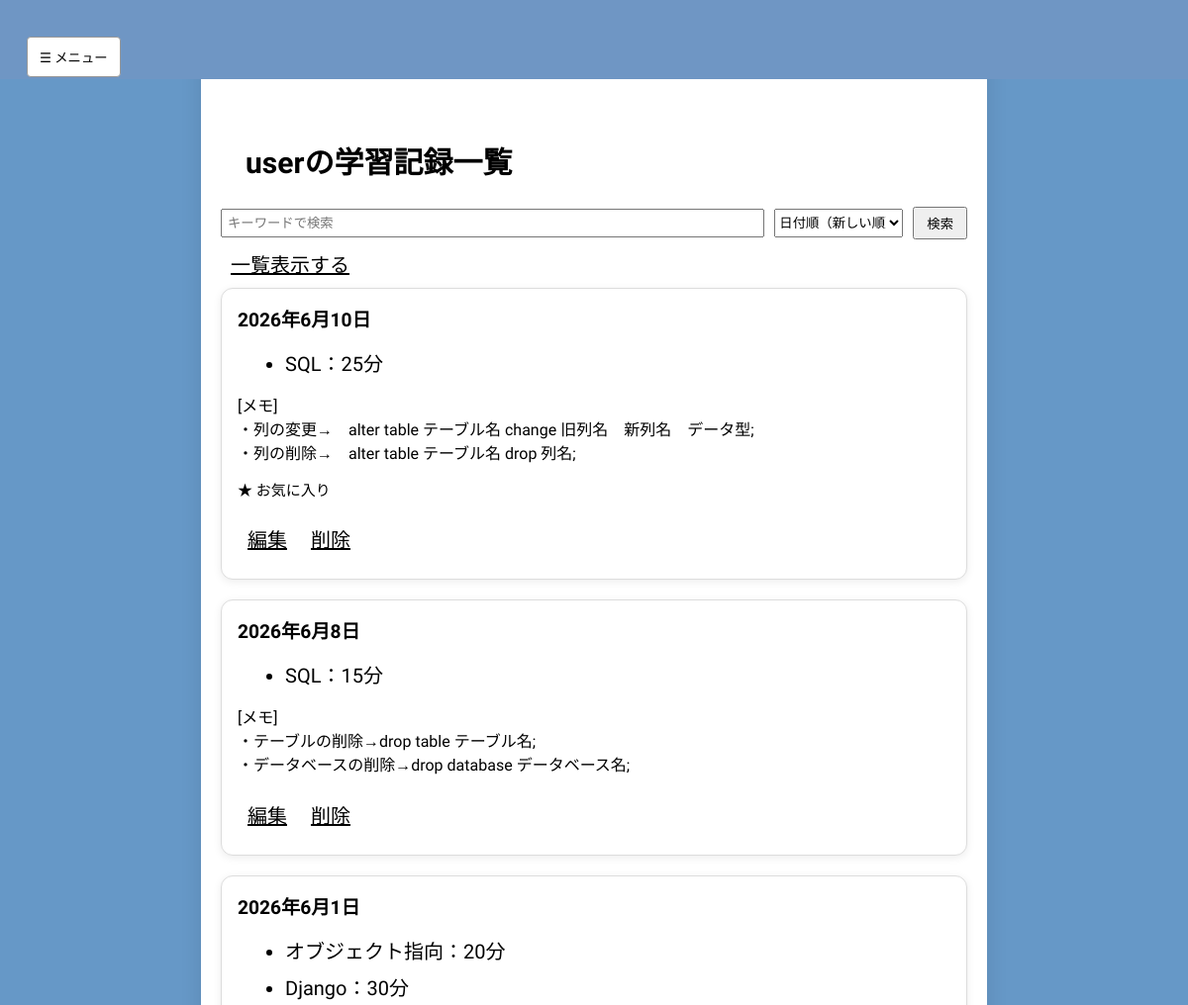
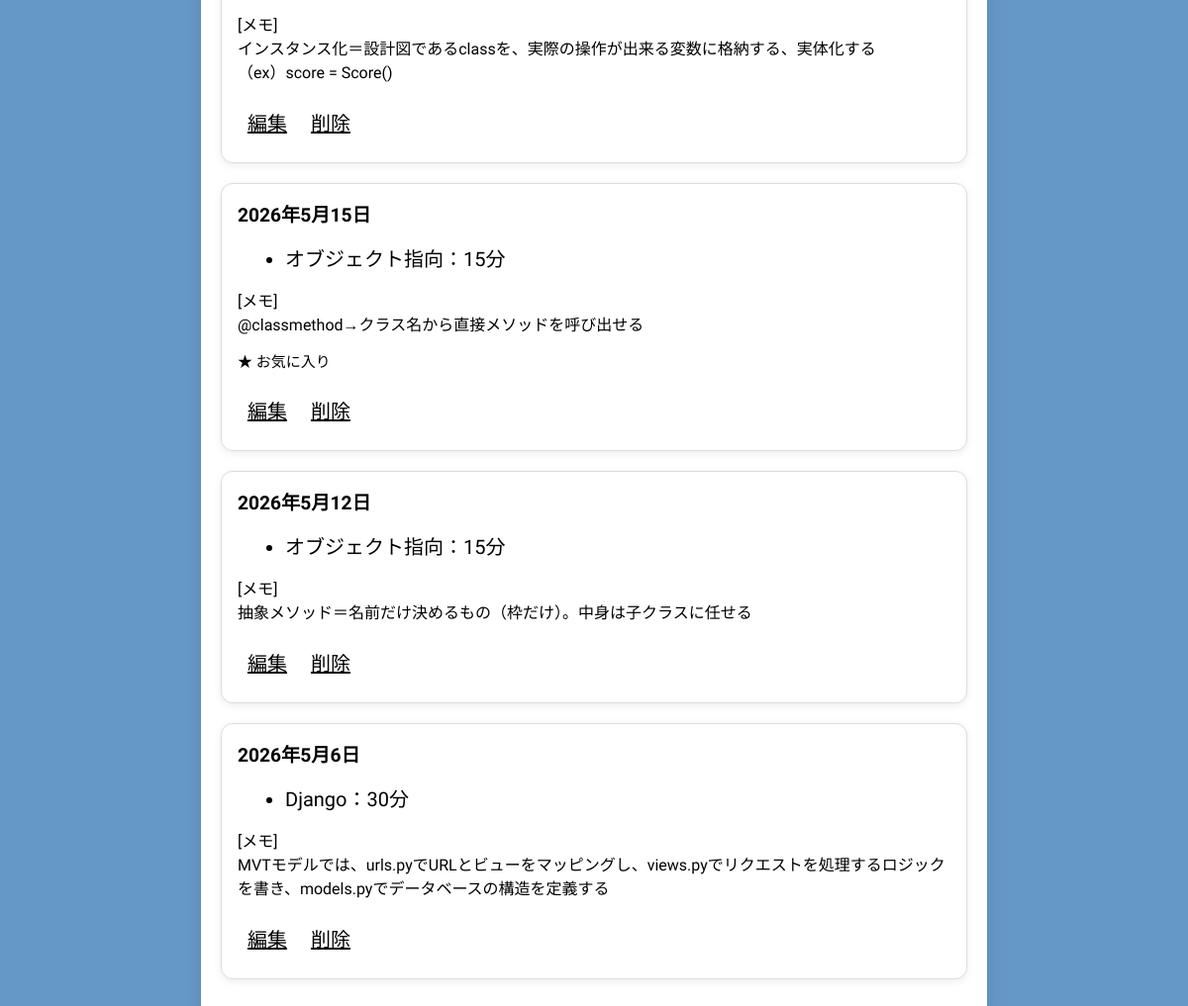
Page /studyrecords/ (signed in) on the committed database (2 pictures, top to bottom).
### record/models.py (models this page shows, shortened)
class StudyRecord(models.Model):
    user = models.ForeignKey(User, on_delete=models.CASCADE)
    date = models.DateField(verbose_name="日付")
    memo = models.TextField(verbose_name="メモ",blank=True) # 学習内容など
    created_at = models.DateTimeField(auto_now_add=True)
    updated_at = models.DateTimeField(auto_now=True)
    favorite = models.BooleanField(default=False, verbose_name="お気に入り登録")
    created_at = models.DateTimeField(auto_now_add=True)
    updated_at = models.DateTimeField(auto_now=True)

class StudyRecordItem(models.Model):
    record = models.ForeignKey(StudyRecord, on_delete=models.CASCADE, related_name='items')
    subject = models.CharField(verbose_name="カテゴリー",max_length=100)
    study_time = models.PositiveIntegerField(verbose_name="学習時間(分)",help_text="分")

### record/views.py (the view)
# urls.py: path('studyrecords/', StudyRecordListView.as_view(), name='studyrecord_list'),
class StudyRecordListView(LoginRequiredMixin,ListView):
    model = StudyRecord
    template_name = 'record/studyrecord_list.html'
    context_object_name = 'studyrecords'
    def get_queryset(self):
        queryset =  StudyRecord.objects.filter(user=self.request.user).prefetch_related('items')
        keyword = self.request.GET.get('keyword')
        start_date = self.request.GET.get('start_date')
        end_date = self.request.GET.get('end_date')
        sort = self.request.GET.get('sort', 'date_desc')
        if keyword:
            queryset = queryset.filter(
                Q(items__subject__icontains=keyword) |
                Q(memo__icontains=keyword)
            ).distinct()
        if start_date:
            queryset = queryset.filter(date__gte=start_date)
        if end_date:
            queryset = queryset.filter(date__lte=end_date)
        if sort == 'date_asc':
            queryset = queryset.order_by('date')
        elif sort == 'favorite_sort':
            queryset = queryset.order_by('-favorite', '-date')
        elif sort == 'favorite_only':
            queryset = queryset.filter(favorite=True).order_by('-date')
        else:
            queryset = queryset.order_by('-date')
        return queryset

### record/templates/record/studyrecord_list.html (shortened to what this page needs)
{% extends 'record/base.html' %}
{% load static %}
{% load imagekit %}
{% block content %}
<div class="header">
  <h2>{{request.user}}の学習記録一覧</h2>
</div>
<form method="get" class="search-form">
  <input type=" text" name="keyword" placeholder="キーワードで検索" class="searchInput">
    <select name="sort" class="sort-select">
     <option value="date_desc" {% if request.GET.sort == "date_desc" or not request.GET.sort %}selected{% endif %}>日付順（新しい順）</option>
  </select>
  <button type="submit" class="searchButton">検索</button>
</form>
<a href="{% url 'studyrecord_list' %}">一覧表示する</a>
{% for studyrecord in studyrecords %}
<article class="card">
  <div class=" study-card">
    <div class="study-date">{{ studyrecord.date }}</div>
     <ul>
      {% for item in studyrecord.items.all %}
        <li class="timerecord">{{ item.subject }}：{{ item.study_time }}分</li>
      {% empty %}
        <li>カテゴリーの記録はありません</li>
      {% endfor %}
    </ul>
    {% if studyrecord.memo %}
    <div class="study-memo">[メモ]<br> {{ studyrecord.memo|linebreaksbr }}</div>
    {% endif %}
    <p>
  {% if studyrecord.favorite %}
    ★ お気に入り
  {% endif %}
</p>
    <div class="study-actions">
      <a href="{% url 'studyrecord_update' studyrecord.pk %}">編集</a>
      <a href="{% url 'studyrecord_delete' studyrecord.pk %}">削除</a>
    </div>
  </div>
</article>
{% empty %}
<p>まだ学習記録がありません。</p>
{% endfor %}
{% endblock content %}

### record/templates/record/base.html (shortened to what this page needs)
<!DOCTYPE html>
<html lang="ja">
<head>
  {% load static %}
  <link rel="stylesheet" href="{% static 'record/style.css' %}">
</head>
<body>
  <header class="app-header">
  <button id="toggleBtn" class="menu-button">☰ メニュー</button>
</header>
  <div class="page-wrapper">
    <div class="main-content">
      {% block content %}
      {% endblock %}
    </div>
  </div>
</body>
</html>

### record/static/record/style.css (style rules this page uses)
body { background-color: #6698c7; margin: 0; font-family: 'Zen Maru Gothic', sans-serif; }
* { font-family: 'Zen Maru Gothic', sans-serif; }
article { font-family: 'Zen Maru Gothic', sans-serif; font-weight: 400; }
button, input, textarea { font-family: 'Zen Maru Gothic', sans-serif; }
h2 { display: block; margin-left: 25px; font-size: 30px; }
p { font-size: 15px; }
ul { margin-left: 0px; }
a { color: inherit; font-family: 'Zen Maru Gothic', sans-serif; font-size: 20px; font-style: normal; margin-bottom: 10px; display: inline-block; margin: 10px }
button { margin-top: 15px; }
.app-header { position: fixed; top: 0; left: 0; width: 100%; height: 80px; background: #6f96c4; z-index: 1000; }
#toggleBtn { margin: 15px; margin-top: 25px; margin-bottom: 0; padding: 10px 12px; }
.menu-button { position: fixed; top: 12px; left: 12px; z-index: 1000; background: #fff; border: 1px solid #999; padding: 10px 16px; border-radius: 4px; cursor: pointer; }
.page-wrapper { display: flex; justify-content: center; padding: 30px 20px; }
.main-content { width: 65%; max-width: 900px; background: #fff; border-radius: 0px; box-shadow: 0 4px 20px rgba(0, 0, 0, 0.1); padding: 20px; padding-top: 85px; }
.timerecord { font-size: 20px; margin: 8px; }
.search-form { display: flex; align-items: center; gap: 10px; }
.sort-select { width: 130px; padding: 5px 0px; box-sizing: border-box; }
.searchInput { flex: 1; padding: 5px; }
.searchButton { margin-top: 0; padding: 5px 12px; }
.card { position: relative; background: #fff; border-radius: 12px; padding: 16px; margin-bottom: 20px; box-shadow: 0 2px 8px rgba(0, 0, 0, 0.08); border: 1px solid #ddd; }
.study-date { font-size: 1.2rem; font-weight: bold; margin-bottom: 10px; }
.study-subject, .study-time, .study-memo { margin-bottom: 8px; }

### rows in the picture
StudyRecord: date "2026年6月10日", memo "・列の変更→ alter table テーブル名 change 旧列名 新列名 データ型; ・列の削除→ alter table テーブル名 drop 列名;", favorite "★ お気に入り"
StudyRecordItem: subject "SQL", study_time "25"
StudyRecord: date "2026年6月8日", memo "・テーブルの削除→drop table テーブル名; ・データベースの削除→drop database データベース名;"
StudyRecordItem: subject "SQL", study_time "15"
StudyRecord: date "2026年6月1日", memo "インスタンス化＝設計図であるclassを、実際の操作が出来る変数に格納する、実体化する （ex）score = Score()"
StudyRecordItem: subject "オブジェクト指向", study_time "20"
StudyRecordItem: subject "Django", study_time "30"
StudyRecord: date "2026年5月15日", memo "@classmethod→クラス名から直接メソッドを呼び出せる", favorite "★ お気に入り"
StudyRecordItem: subject "オブジェクト指向", study_time "15"
StudyRecord: date "2026年5月12日", memo "抽象メソッド＝名前だけ決めるもの（枠だけ）。中身は子クラスに任せる"
StudyRecordItem: subject "オブジェクト指向", study_time "15"
StudyRecord: date "2026年5月6日", memo "MVTモデルでは、urls.pyでURLとビューをマッピングし、views.pyでリクエストを処理するロジックを書き、models.pyでデータベースの構造を定義する"
StudyRecordItem: subject "Django", study_time "30"

### other values in the picture
{{ request.user }} "user"
